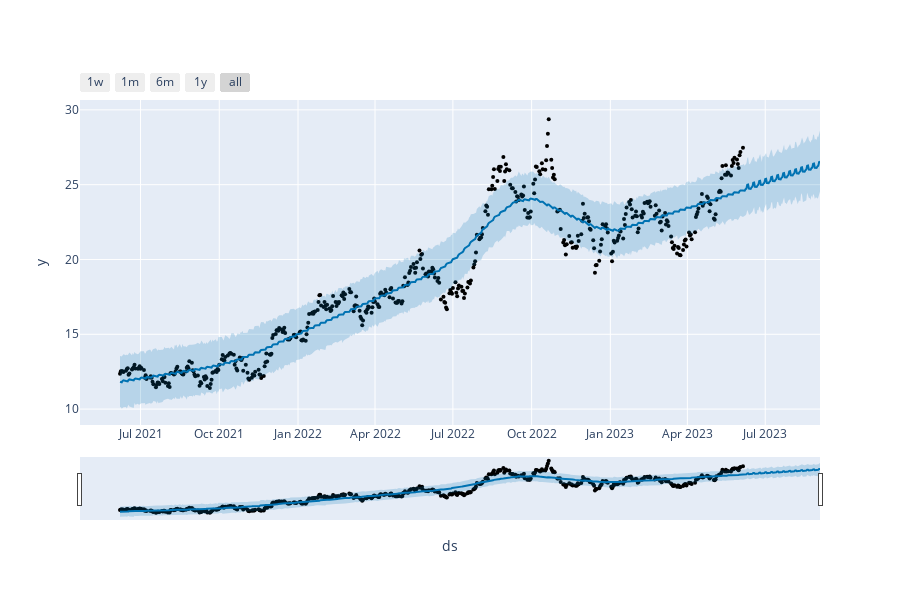

The notebook cell this image was saved under:
### Code cell
plot_plotly(modelo, previsoes)

### Figure 1 — Plotly figure (JSON) as saved in the notebook; plotly's stock layout.template omitted (floating-point values rounded to 4 significant figures; data arrays with more than 128 entries replaced by an {"elided": "..."} marker saying what was removed)
{"data": [{"marker": {"color": "black", "size": 4}, "mode": "markers", "name": "Actual", "type": "scatter", "x": {"elided": "499 str values"}, "y": {"elided": "499 float values"}}, {"hoverinfo": "skip", "line": {"width": 0}, "mode": "lines", "type": "scatter", "x": {"elided": "589 str values"}, "y": {"elided": "589 float values"}}, {"fill": "tonexty", "fillcolor": "rgba(0, 114, 178, 0.2)", "line": {"color": "#0072B2", "width": 2}, "mode": "lines", "name": "Predicted", "type": "scatter", "x": {"elided": "589 str values"}, "y": {"elided": "589 float values"}}, {"fill": "tonexty", "fillcolor": "rgba(0, 114, 178, 0.2)", "hoverinfo": "skip", "line": {"width": 0}, "mode": "lines", "type": "scatter", "x": {"elided": "589 str values"}, "y": {"elided": "589 float values"}}], "layout": {"height": 600, "showlegend": false, "width": 900, "xaxis": {"rangeselector": {"buttons": [{"count": 7, "label": "1w", "step": "day", "stepmode": "backward"}, {"count": 1, "label": "1m", "step": "month", "stepmode": "backward"}, {"count": 6, "label": "6m", "step": "month", "stepmode": "backward"}, {"count": 1, "label": "1y", "step": "year", "stepmode": "backward"}, {"step": "all"}]}, "rangeslider": {"visible": true}, "title": {"text": "ds"}, "type": "date"}, "yaxis": {"title": {"text": "y"}}}}
